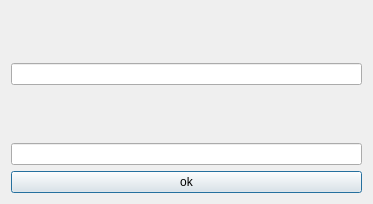
<?xml version="1.0" encoding="UTF-8"?>
<ui version="4.0">
 <class>Vvod_ID</class>
 <widget class="QDialog" name="Vvod_ID">
  <property name="geometry">
   <rect>
    <x>0</x>
    <y>0</y>
    <width>373</width>
    <height>204</height>
   </rect>
  </property>
  <property name="windowTitle">
   <string>Ввод данных</string>
  </property>
  <layout class="QVBoxLayout" name="verticalLayout">
   <item>
    <widget class="QLabel" name="label">
     <property name="text">
      <string/>
     </property>
    </widget>
   </item>
   <item>
    <widget class="QLineEdit" name="lineEdit"/>
   </item>
   <item>
    <widget class="QLabel" name="label_2">
     <property name="text">
      <string/>
     </property>
    </widget>
   </item>
   <item>
    <widget class="QLineEdit" name="lineEdit_2"/>
   </item>
   <item>
    <widget class="QPushButton" name="pushButton">
     <property name="text">
      <string>ok</string>
     </property>
    </widget>
   </item>
  </layout>
 </widget>
 <resources/>
 <connections/>
</ui>
